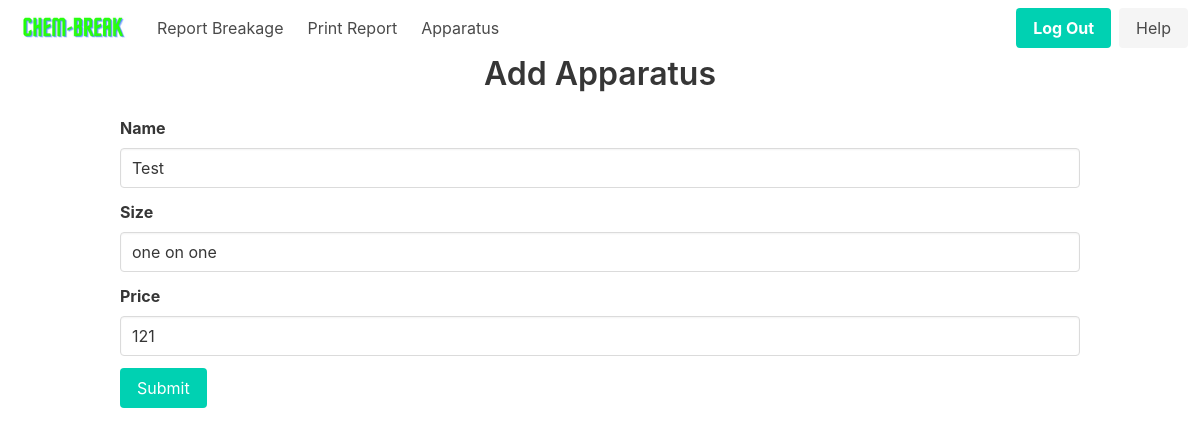
The page /home/apparatus/1 (signed in) on the database as committed earlier.
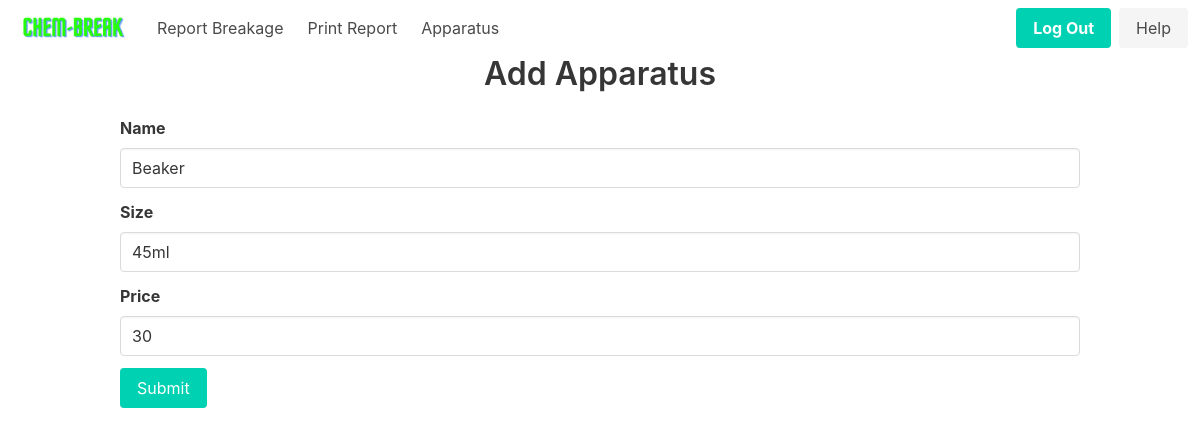
The same page on the database as committed later.
### app/models.py (models this page shows)
class Apparatus(db.Model):
    __tablename__ = "apparatus"
    id = db.Column(db.Integer, primary_key=True)
    name = db.Column(db.String(100), nullable=False)
    size = db.Column(db.String(100), nullable=False)
    price = db.Column(db.Integer, nullable=False)

### app/routes.py (the view, shortened to what this page needs)
@main.route("/home/apparatus/<int:id>", methods=['GET', 'POST'])
@login_required
def update_apparatus(id):
    if request.method == 'GET':
        return render_template('update_apparatus.html', apparatus=Apparatus.query.get(id))

### app/__init__.py (called while the page is built)
def create_app(config=None):
    app = Flask(__name__)
    if config:
        app.config.from_object(config)
    db.init_app(app)
    login_manager = LoginManager()
    login_manager.login_view = 'auth.login'
    login_manager.init_app(app)
    with app.app_context():
        from app.models import User, Breakage, Student, Apparatus, Record, Bank
        db.create_all()
    from app.models import User
    @login_manager.user_loader
    def load_user(user_id):
        return User.query.get(int(user_id))
    from .auth import auth as auth_blueprint
    app.register_blueprint(auth_blueprint)
    from .routes import main as main_blueprint
    app.register_blueprint(main_blueprint)
    return app

### app/templates/update_apparatus.html (shortened to what this page needs)
{% extends 'nav_base.html' %}
{% block content %}
<div class="container is-max-desktop">
    <h1 class="title has-text-centered">Add Apparatus</h1>
    <form method="post">
        <div class="field">
            <label class="label">Name</label>
            <div class="control">
                <input class="input" type="text" placeholder="Enter apparatus name" name="name" value="{{ apparatus.name }}" required>
            </div>
        </div>
        <div class="field">
            <label class="label">Size</label>
            <div class="control">
                <input class="input" type="text" placeholder="Enter apparatus size" name="size" value="{{ apparatus.size }}">
            </div>
        </div>
        <div class="field">
            <label class="label">Price</label>
            <div class="control">
                <input class="input" type="number" placeholder="Enter apparatus price" name="price" min="0" value="{{ apparatus.price }}" required>
            </div>
        </div>
        <div class="field">
            <div class="control">
                <button class="button is-primary" type="submit">Submit</button>
            </div>
        </div>
    </form>
</div>
{% endblock %}

Rows that differ between the two databases and show on the page:
changed Apparatus: name "Test" → "Beaker"; size "one on one" → "45ml"; price "121" → "30"
